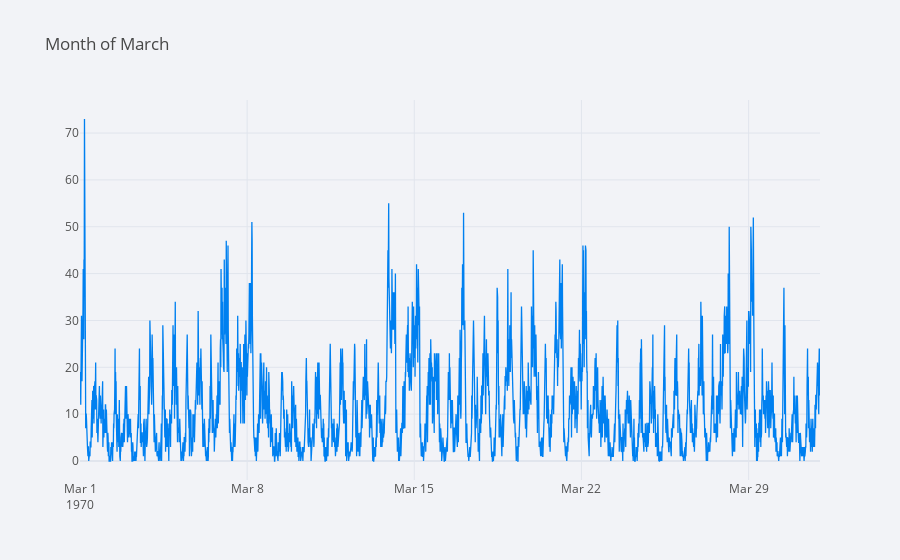

Write notebook code for a chart like this one.
### Markdown cell above
When resampled by day, we can clearly see a peaks in usage 7 days apart. Next we'll take a look at exclusively the month of March.

### Code cell
resampledf_min['1970-03-01':'1970-03-31'].iplot(kind='line', title='Month of March')

### Figure 1 — Plotly figure (JSON) as saved in the notebook; plotly's stock layout.template omitted (floating-point values rounded to 4 significant figures; data arrays with more than 128 entries replaced by an {"elided": "..."} marker saying what was removed)
{"data": [{"line": {"color": "rgba(0, 128, 240, 1.0)", "dash": "solid", "shape": "linear", "width": 1.3}, "mode": "lines", "name": "login_count", "text": "", "type": "scatter", "x": {"elided": "2976 str values"}, "y": {"elided": "2976 int values"}}], "layout": {"legend": {"bgcolor": "#F2F3F7", "font": {"color": "#505050"}}, "paper_bgcolor": "#F2F3F7", "plot_bgcolor": "#F2F3F7", "title": {"font": {"color": "#484848"}, "text": "Month of March"}, "xaxis": {"gridcolor": "#E1E5ED", "showgrid": true, "tickfont": {"color": "#505050"}, "title": {"font": {"color": "#505050"}, "text": ""}, "zerolinecolor": "#E1E5ED"}, "yaxis": {"gridcolor": "#E1E5ED", "showgrid": true, "tickfont": {"color": "#505050"}, "title": {"font": {"color": "#505050"}, "text": ""}, "zerolinecolor": "#E1E5ED"}}}
